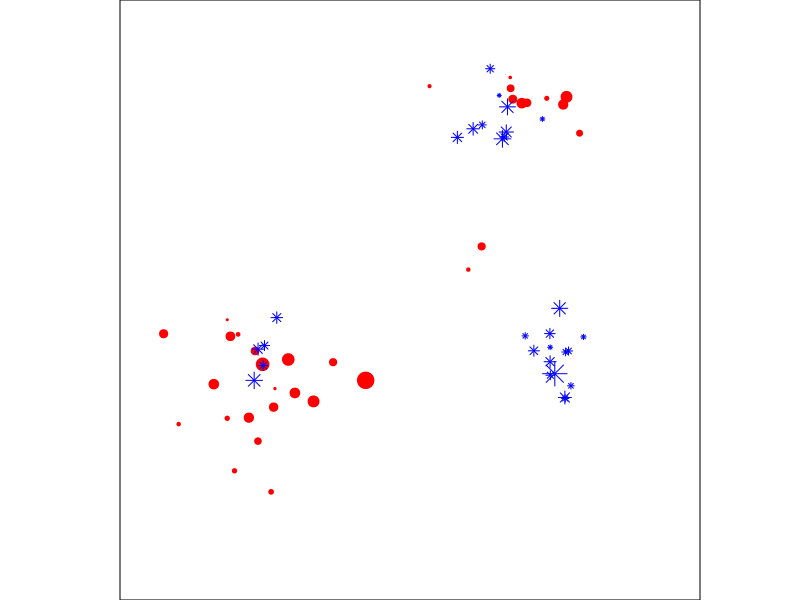
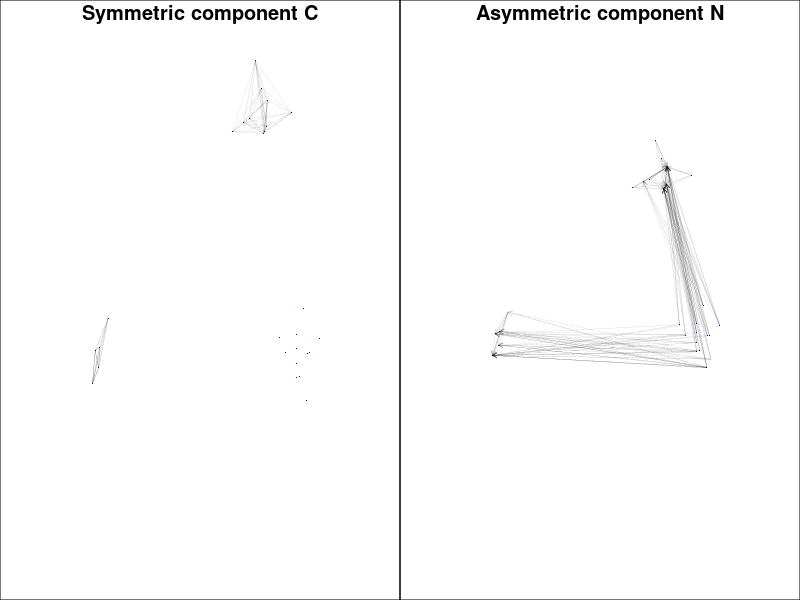
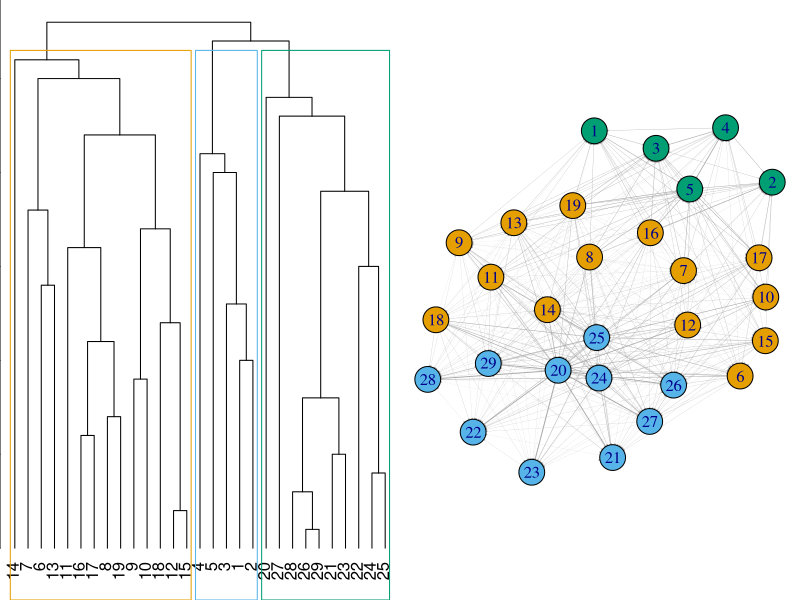
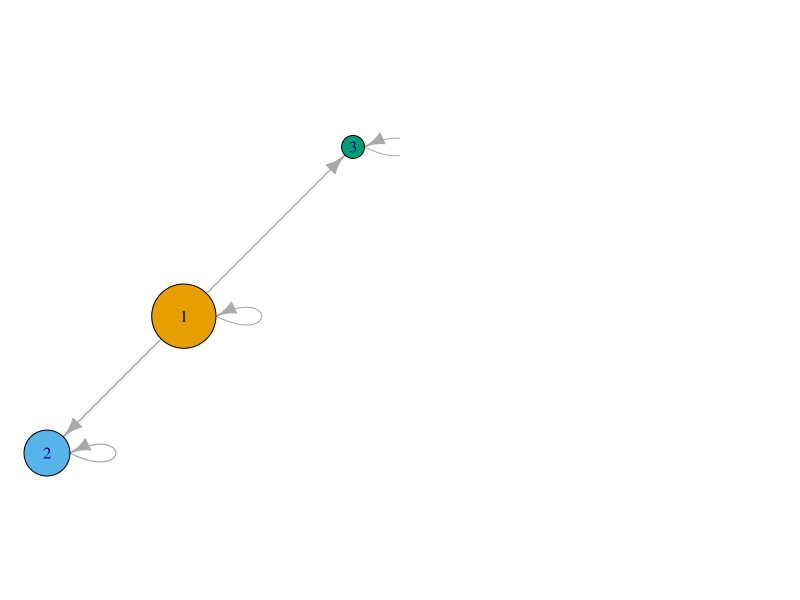
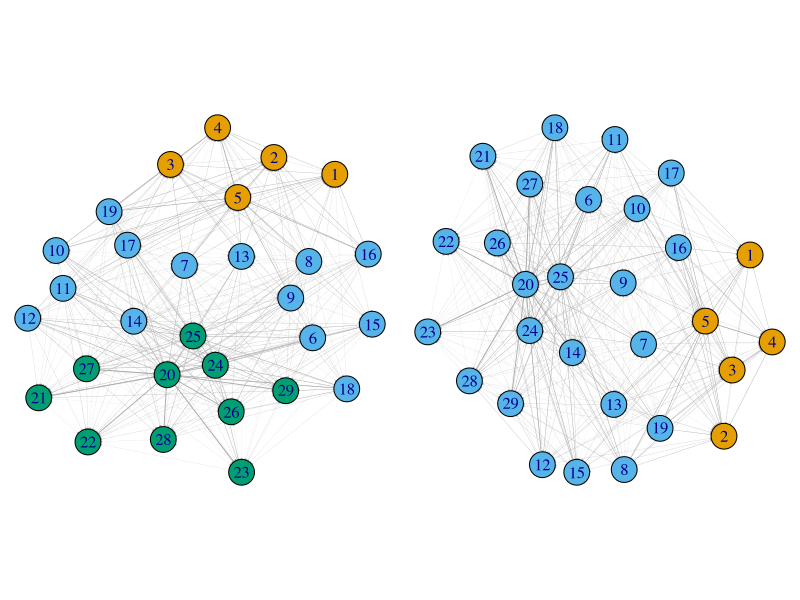

Write the R code that produced these figures, in order.
## ---- chunk 1
library(igraph)
## ---- chunk 2
# Create 32 feeding sites, defined by their (x,y) coordinates
xf <- c(rnorm(20, 2, 1), rnorm(10, 8, 1), rnorm(2, 7,.5))
yf <- c(rnorm(20, 3, 1), rnorm(10, 10, 1), rnorm(2,7,.5)) 
# Define the "attractiveness" weight of each feeding site
wf <- rgamma(length(xf), 5, 5)

# Create 29 egg laying sites, defined by their (x,y) coordinates
xl = c(rnorm(5, 2, .5), rnorm(14, 9, .5), rnorm(10, 8, .5)) 
yl = c(rnorm(5, 4, .5), rnorm(14, 4, .5), rnorm(10, 10, .5))
# Define the "attractiveness" weight of each egg laying site
wl = rgamma(length(xl), 5, 5)
## ---- chunk 3
par(mar=c(0,6,0,5))
# Plot blood feeding sites in Red
plot(xf, yf, pch = 19, col = "red", ylim = c(-1,12), xlim = c(-1,12), xlab = "", xaxt = "n", ylab = "", yaxt = "n", cex = wf, asp = 1)
# Plot egg laying sites in Blue
points(xl, yl, pch = 8, col = "blue", cex= wl)
## ---- chunk 4
# Calculate interaction strength between two sites (x,y) and (X,Y)
kerW <- function(x, y, X, Y, w, p=1){
  # Calculate the distance between the two sites (x,y) and (X,Y)
  d = sqrt( (x - X)^2 + (y - Y)^2) 
  # Incorporate the attractiveness of the target site
  exp(-d*p)*w
}

# Vectorize:
# For a single point (x,y), return all interaction strengths between that point and the list of target points (XX, YY)
kerW.i <- function(i, x, y, XX, YY, w, p=1){
  kerW(x[i], y[i], XX, YY, w, p)
}
## ---- chunk 5
# Interaction strength from each egg-laying site -> each blood-feeding site
LF = sapply(X=c(1:length(xl)), FUN=kerW.i, x=xl, y=yl, XX=xf, YY=yf, w=wf, simplify = "array")
# Interaction strength from each blood-feeding site -> each egg-laying site
FL = sapply(X=c(1:length(xf)), FUN=kerW.i, x=xf, y=yf, XX=xl, YY=yl, w=wl, simplify = "array")

# Transpose, because of R's axis conventions
LF = t(LF)
FL = t(FL)
# If you are confused about the axes of these matrices, try using dim(LF) and dim(FL) to count rows and columns, since there are different numbers of each type of site
## ---- chunk 6
Q = LF%*%FL
# Row-normalize Q, so that it represents the probability of hopping for one egg-laying site to another egg-laying site
Q = Q / rowSums(Q)
# (To be honest, I'm not sure whether row-normalizing is correct here, but in practice we have total control over how we're defining these matrixes.)
## ---- chunk 7
# Asymmetric piece
N = matrix(pmax(0, Q - t(Q)), length(xl), length(xl)) 
# Symmetric piece
C = Q-N
## ---- chunk 8
par(mfrow=c(1,2))
par(mar=c(0,0,0,0))
# Symmetric component
plot(xl, yl, cex = .1,
     pch = 16, col = "blue", ylim = c(-1,12), xlim = c(-1,12), 
     xlab = "", xaxt = "n", ylab = "", yaxt = "n")
title("Symmetric component C", line = -1)
for(i in 1:length(xl))
  for(j in i:length(xl))
    segments(xl[i], yl[i], xl[j], yl[j], lwd = C[i,j])
# Asymmetric component, net flow on the landscape
plot(xl, yl, cex = .1,
    pch = 16, col = "blue", ylim = c(-1,12), xlim = c(-1,12), 
    xlab = "", xaxt = "n", ylab = "", yaxt = "n", asp = 1)
title("Asymmetric component N", line = -1)
for(i in 1:length(xl))
  for(j in 1:length(xl)) 
    arrows(xl[i], yl[i], xl[j], yl[j], lwd = N[i,j], length = .05)
## ---- chunk 9
qnet = graph_from_adjacency_matrix(Q, weighted = TRUE, mode = "directed")
qnet.n = graph_from_adjacency_matrix(N, weighted = TRUE, mode = "directed")
qnet.c = graph_from_adjacency_matrix(C, weighted = TRUE, mode = "undirected")
## ---- chunk 10
walk.c <- cluster_walktrap(qnet.c, weights = E(qnet.c)$weight)
# Plot dendrogram
dendPlot(walk.c, mode = "hclust")
## ---- chunk 11
# Visualize the network
plot(qnet.n, 
     vertex.color = walk.c$membership,
     edge.arrow.size = E(qnet.n)$weight*2, edge.width = E(qnet.n)$weight*5
     )
## ---- chunk 12
# This maps nodes onto their communities
m <- membership(walk.c)
k <- length(unique(m))
coarse.grain <- array(0, dim = c(k,k))
for (i in seq(1,length(E(qnet.n)))) {
  xy <- ends(qnet.n, E(qnet.n)[i]);
  w <- E(qnet.n)$weight[i];
  coarse.grain[m[xy[1]],m[xy[2]]] = coarse.grain[m[xy[1]],m[xy[2]]] + w}
# Define a new network where nodes represent egg-laying sites grouped by community, and edges represent aggregations of edges between the groups of sites
cg.net <- graph_from_adjacency_matrix(coarse.grain, weighted = TRUE, mode = "directed")
# Size aggregate nodes to reflect how many nodes they contain
plot(cg.net, edge.width = (E(cg.net)$weight)^.2, vertex.color = c(1:k), 
     vertex.size = 3*matrix(table(membership(walk.c))))
## ---- chunk 13
info.c <- cluster_infomap(qnet.c, e.weights = edge_attr(qnet.c)$weight, modularity = FALSE)
info.q <- cluster_infomap(qnet, e.weights = edge_attr(qnet)$weight, modularity = FALSE)
# Unfortunately InfoMap doesn't create dendrogram-plottable outputs - it's possible that there's a way to adopt the outputs from infomap to a format that supports dendrograms, but I haven't found it yet.
## ---- chunk 14
par(mfrow=c(1,2))
# Visualize the networks
plot(qnet.n, 
     vertex.color = info.c$membership,
     edge.arrow.size = E(qnet.n)$weight*2, edge.width = E(qnet.n)$weight*5
     )
plot(qnet.n, 
     vertex.color = info.q$membership,
     edge.arrow.size = E(qnet.n)$weight*2, edge.width = E(qnet.n)$weight*5
     )
